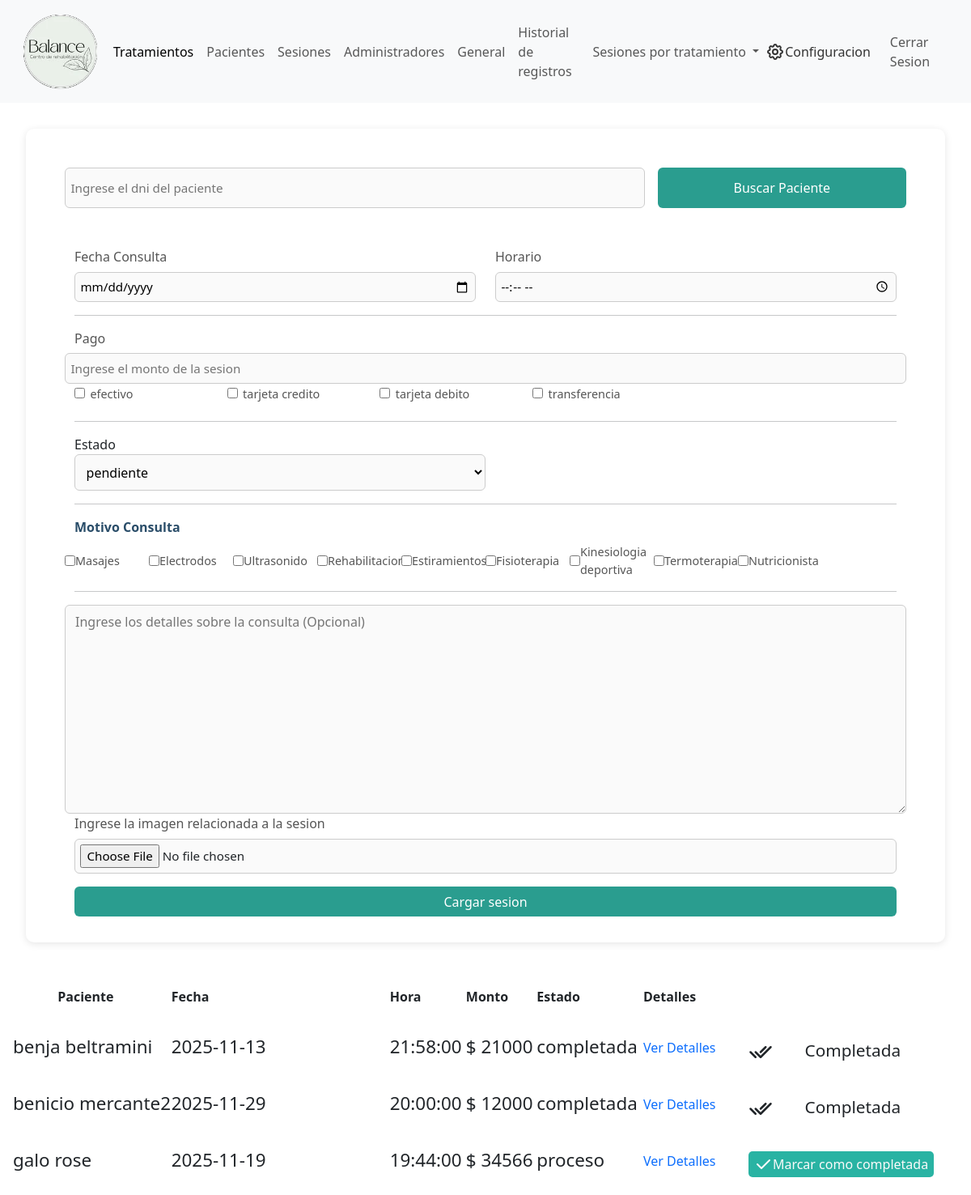
Page /admin/sesiones.php (signed in) on the earlier database version.
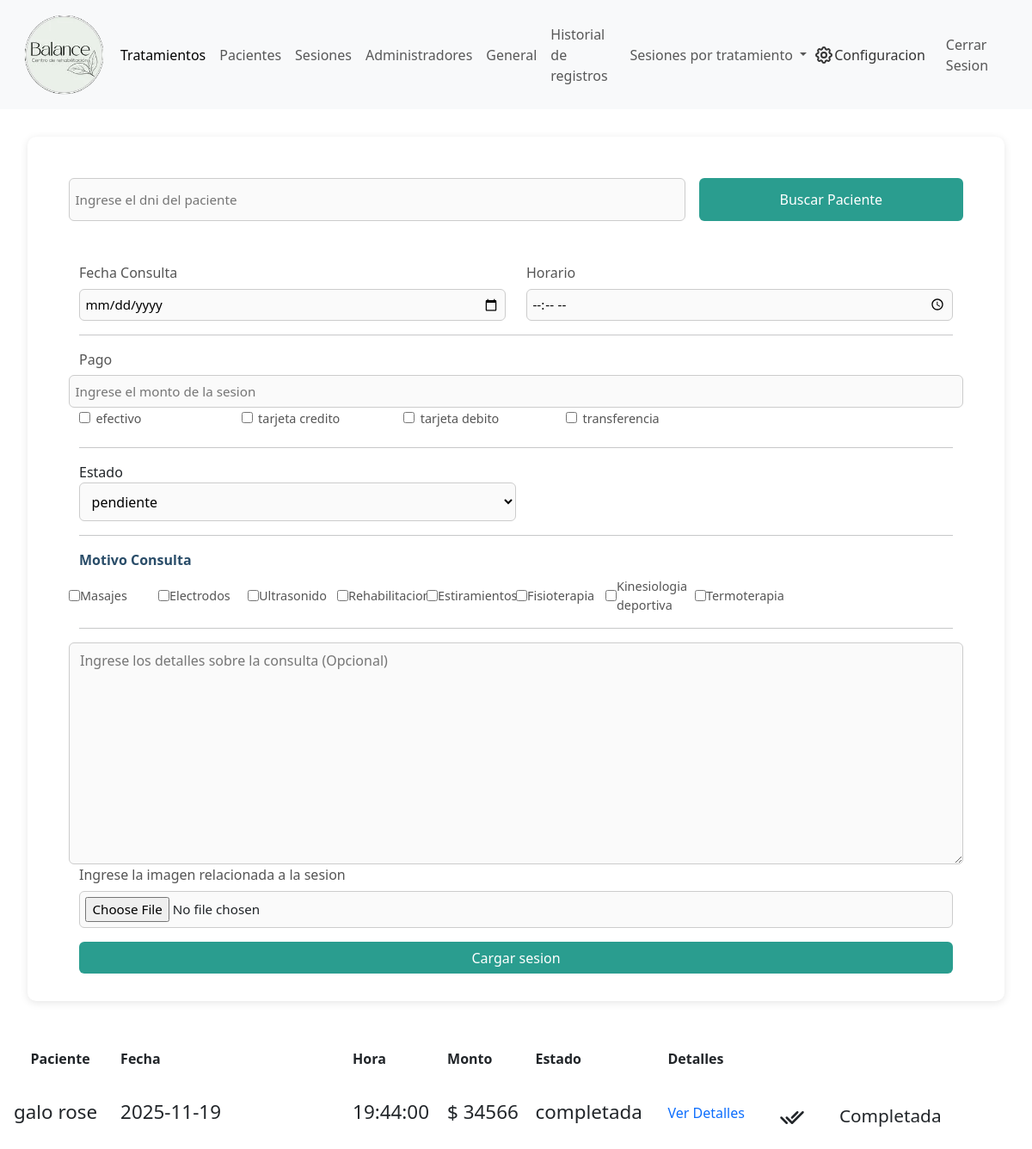
Same page on the later database version.
### tables this page shows
CREATE TABLE `metodos_pago` (
  `id_metodos_pago` int(11) NOT NULL,
  `nombre` varchar(45) NOT NULL
);

CREATE TABLE `tratamientos` (
  `id_tratamientos` int(11) NOT NULL,
  `nombre` varchar(45) NOT NULL
);

CREATE TABLE `sesiones` (
  `id_sesiones` int(11) NOT NULL,
  `detalles` tinytext DEFAULT NULL,
  `imagen` varchar(100) DEFAULT NULL,
  `fk_personas` int(11) NOT NULL,
  `fk_fechas_horas` int(11) NOT NULL,
  `fk_estado_sesion` int(11) NOT NULL,
  `monto` decimal(10,0) NOT NULL
);

CREATE TABLE `personas` (
  `id_personas` int(11) NOT NULL,
  `nombre` varchar(45) NOT NULL,
  `apellido` varchar(45) NOT NULL,
  `dni` int(11) NOT NULL,
  `fecha_nacimiento` date NOT NULL,
  `telefono` int(11) NOT NULL,
  `email` varchar(60) NOT NULL,
  `fk_rol` int(11) NOT NULL,
  `contrasenia` varchar(45) DEFAULT NULL
);

CREATE TABLE `fechas_horas` (
  `id_fechas_horas` int(11) NOT NULL,
  `fecha` date NOT NULL,
  `hora` time NOT NULL
);

CREATE TABLE `estados_sesiones` (
  `id_estado` int(11) NOT NULL,
  `nombre` varchar(45) NOT NULL
);

### admin/abml/lectura.php (called while the page is built, shortened)
<?php
    $lecturaMetodosPago = "SELECT * FROM `metodos_pago`";
    $lecturaTratamientos = "SELECT * FROM `tratamientos`";
    $lecturaSesiones = "SELECT * FROM `sesiones`";
?>

### admin/sesiones.php (the view, shortened to what the changed rows need)
<?php
    include_once("../componentes-admin/header.php");
    include_once("../componentes/config/config.php");
    include_once("./abml/lectura.php");
?>
    <main>
        <section id="section-form">
            <article id="article-form">
                <form class="container-fluid" action="./abml/alta-sesion.php" enctype="multipart/form-data" method="post">
                    <div>
                        <div>
                            <div class="row d-flex align-items-center">
                                <label class="col-2" for="monto">Pago</label>
                                <input class="col-4" type="number" name="monto" id="monto" placeholder="Ingrese el monto de la sesion">
                            </div>
                            <?php
                                $metodosPago = mysqli_query($conexion,$lecturaMetodosPago);
                                while($metodoPago = mysqli_fetch_array($metodosPago)) {
                                    echo "<input type='checkbox' name='metodos-pago[]' id='$metodoPago[nombre]' value='$metodoPago[id_metodos_pago]'>";
                                    echo "<label class='label-checkbox col-2' for='$metodoPago[nombre]'>$metodoPago[nombre]</label>";
                                }
                            ?>
                        </div>
                    </div>
                    <div>
                        <div class="row">
                        <?php
                            $tratamientos = mysqli_query($conexion,$lecturaTratamientos);
                            while($tratamiento = mysqli_fetch_array($tratamientos)) {
                                echo "<div class='div-checkbox col-2'>";
                                echo "<input type='checkbox' name='tratamientos[]' id='$tratamiento[nombre]' value='$tratamiento[id_tratamientos]'>";
                                echo "<label class='label-checkbox m-0' for='$tratamiento[nombre]'>$tratamiento[nombre]</label>";
                                echo "</div>";
                            }
                        ?>
                        </div>
                    </div>
                </form>
            </article>
        </section>
        <section>
            <article>
                <table id="tabla-sesion">
                    <thead>
                        <th class="text-center">
                            Paciente
                        </th>
                        <th class="columna-fecha">
                            Fecha
                        </th>
                        <th>
                            Hora
                        </th>
                        <th>
                            Monto
                        </th>
                        <th>
                            Estado
                        </th>
                        <th>
                            Detalles
                        </th>
                    </thead>
                    <tbody>
                        <?php
                            $sesiones = mysqli_query($conexion,$lecturaSesiones);
                            while($sesion = mysqli_fetch_array($sesiones)) {
                                $lecturaUsuarios = "SELECT * FROM `personas`";
                                $lecturaHorarios = "SELECT * FROM `fechas_horas`";
                                $lecturaEstados = "SELECT * FROM `estados_sesiones`";
                                echo "<tr>";
                                $lecturaUsuarios .= "WHERE `id_personas`='$sesion[fk_personas]'";
                                $usuarios = mysqli_query($conexion,$lecturaUsuarios);
                                if ($usuario = mysqli_fetch_array($usuarios)) {
                                    echo "<td class='columna-usuario'><p>$usuario[nombre] $usuario[apellido]</p></td>";
                                }
                                $lecturaHorarios .= "WHERE `id_fechas_horas`='$sesion[fk_fechas_horas]'";
                                $horarios = mysqli_query($conexion,$lecturaHorarios);
                                if ($horario = mysqli_fetch_array($horarios)) {
                                    echo "<td class='columna-fecha'><p>$horario[fecha]</p></td>";
                                    echo "<td><p>$horario[hora]</p></td>";
                                }
                                $lecturaEstados .= " WHERE `id_estado`='$sesion[fk_estado_sesion]'";
                                $estados = mysqli_query($conexion,$lecturaEstados);
                                echo "<td><p>$ $sesion[monto]</p></td>";
                                if ($estado = mysqli_fetch_array($estados)) {
                                    echo "<td>";
                                    echo "<p>$estado[nombre]</p>";
                                    $estadoActual = $estado["nombre"];
                                    echo "</td>";
                                }
                                $verDetalles = "<a href='informacion-sesion.php?id=$sesion[id_sesiones]'>Ver Detalles</a>";
                                if ($estadoActual != "completada") {
                                    $marcarCompletada = "<a class='marcar-completada' href='./abml/procesar-modificacion.php?idC=$sesion[id_sesiones]'>
                                    <svg xmlns='http://www.w3.org/2000/svg' width='24' height='24' viewBox='0 0 24 24' fill='none' stroke='currentColor' stroke-width='2' stroke-linecap='round' stroke-linejoin='round' class='icon icon-tabler icons-tabler-outline icon-tabler-check'><path stroke='none' d='M0 0h24v24H0z' fill='none'/><path d='M5 12l5 5l10 -10' /></svg>
                                    <span>Marcar como completada</span>
                                    </a>";
                                }
                                else {
                                    $marcarCompletada = "<svg xmlns='http://www.w3.org/2000/svg' width='30' height='35' viewBox='0 0 24 24' fill='none' stroke='currentColor' stroke-width='2' stroke-linecap='round' stroke-linejoin='round' class='icon icon-tabler icons-tabler-outline icon-tabler-checks'><path stroke='none' d='M0 0h24v24H0z' fill='none'/><path d='M7 12l5 5l10 -10' /><path d='M2 12l5 5m5 -5l5 -5' /></svg><span class='completada'>Completada</span>";
                                }
                                echo "<td class='td-detalles'>
                                        $verDetalles
                                        $marcarCompletada
                                        </td>";
                                echo "</tr>";
                            }
                        ?>
                    </tbody>
            </article>
        </section>
    </main>
</body>
</html>

Differences in the rows shown:
removed tratamientos: nombre "Nutricionista"
removed sesiones: fk_personas.nombre "benja", fk_personas.apellido "beltramini", fk_fechas_horas.fecha "2025-11-13", fk_fechas_horas.hora "21:58:00", monto "21000", estados_sesiones.nombre "completada", shows "Completada"
removed sesiones: fk_personas.nombre "benicio", fk_personas.apellido "mercante2", fk_fechas_horas.fecha "2025-11-29", fk_fechas_horas.hora "20:00:00", monto "12000", estados_sesiones.nombre "completada", shows "Completada"
changed sesiones "galo": estados_sesiones.nombre "proceso" → "completada"; text "Marcar como completada" → "Completada"
